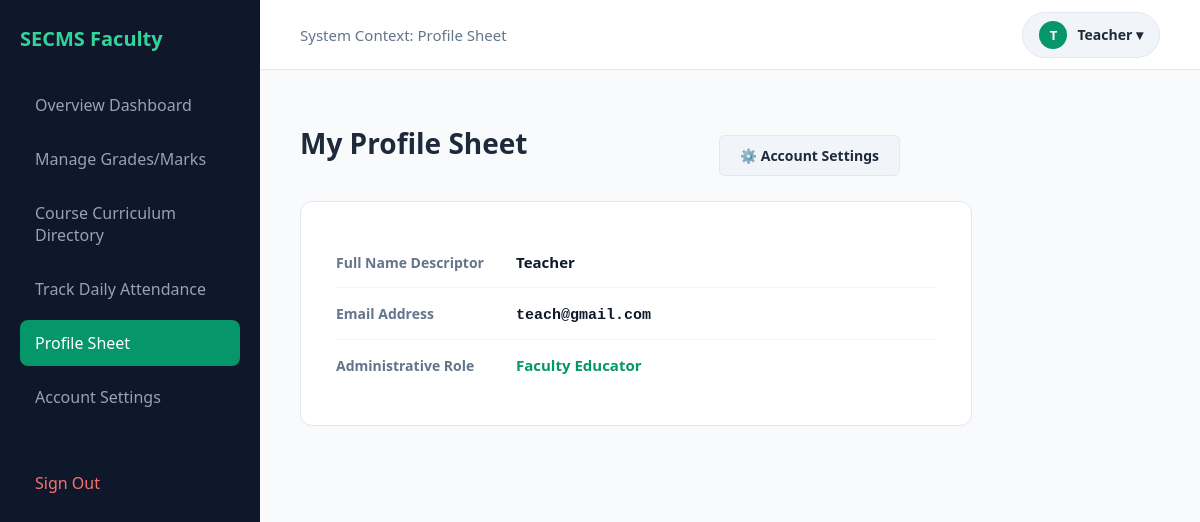
The page /faculty_profile.php (signed in) on the database its author committed.
### tables this page shows
CREATE TABLE `users` (
  `id` int(11) NOT NULL,
  `username` varchar(50) NOT NULL,
  `password` varchar(255) NOT NULL,
  `email` varchar(100) NOT NULL,
  `role` enum('admin','faculty','student') NOT NULL,
  `status` enum('pending','approved') DEFAULT 'pending',
  `created_at` timestamp NOT NULL DEFAULT current_timestamp(),
  `course_code` varchar(20) DEFAULT NULL,
  `batch_id` int(11) DEFAULT NULL
);

### faculty_profile.php (the view, shortened to what this page needs)
<?php
include 'db_connect.php';
$faculty_id = $_SESSION['user_id'];
$query = $conn->query("SELECT * FROM users WHERE id = $faculty_id");
$user_data = $query->fetch_assoc();
$faculty_name = $user_data['username'] ?? 'Faculty Member';
$email = $user_data['email'] ?? 'N/A';
?>
<!DOCTYPE html>
<html lang="en">
<head>
</head>
<body>
<div class="sidebar">
    <h3>SECMS Faculty</h3>
    <a href="faculty_dashboard.php">Overview Dashboard</a>
    <a href="faculty_marks.php">Manage Grades/Marks</a>
    <a href="faculty_curriculum.php">Course Curriculum Directory</a>
    <a href="faculty_attendance.php">Track Daily Attendance</a>
    <a href="faculty_profile.php" class="active">Profile Sheet</a>
    <a href="profile.php">Account Settings</a>
    <a href="logout.php" style="color: #f87171; margin-top: 40px; display: block;">Sign Out</a>
</div>
<div class="workspace">
    <header class="top-header">
        <div style="font-size: 15px; font-weight: 500; color: #64748b;">System Context: <span>Profile Sheet</span></div>
        <div class="profile-menu" style="position: relative; display: inline-block;">
            <div class="profile-trigger" style="display: flex; align-items: center; gap: 10px; background: #f1f5f9; padding: 8px 16px; border-radius: 50px; cursor: pointer; font-weight: 600; font-size: 14px; border: 1px solid var(--border);" onclick="var d = document.getElementById('fac-drop'); d.style.display = d.style.display === 'block' ? 'none' : 'block';">
                <div style="width: 28px; height: 28px; background: var(--accent); color: white; border-radius: 50%; display: flex; align-items: center; justify-content: center; font-size: 13px;">
                    <?php echo strtoupper(substr($faculty_name, 0, 1)); ?>
                </div>
                <?php echo htmlspecialchars($faculty_name); ?> ▾
            </div>
        </div>
    </header>
    <main class="main-content">
        <div style="display: flex; justify-content: space-between; align-items: center; max-width: 600px; margin-bottom: 25px;">
            <h1 style="margin: 0; font-size: 28px;">My Profile Sheet</h1>
            <a href="profile.php" class="btn-settings">⚙️ Account Settings</a>
        </div>
        <div class="profile-card">
            <div class="meta-row">
                <div class="meta-label">Full Name Descriptor</div>
                <div class="meta-val"><?php echo htmlspecialchars($faculty_name); ?></div>
            </div>
            <div class="meta-row">
                <div class="meta-label">Email Address</div>
                <div class="meta-val"><code><?php echo htmlspecialchars($email); ?></code></div>
            </div>
            <div class="meta-row">
                <div class="meta-label">Administrative Role</div>
                <div class="meta-val" style="color: var(--accent);">Faculty Educator</div>
            </div>
        </div>
    </main>
</div>
</body>
</html>

### faculty_profile.php (style rules this page uses)
:root { --primary: #0f172a; --accent: #059669; --bg: #f8fafc; --card: #ffffff; --border: #e2e8f0; --text: #1e293b; }
body { font-family: 'Segoe UI', system-ui, sans-serif; background: var(--bg); color: var(--text); margin: 0; display: flex; min-height: 100vh; }
.sidebar { width: 260px; background: var(--primary); color: white; padding: 25px 20px; box-sizing: border-box; flex-shrink: 0; }
.sidebar h3 { margin: 0 0 30px 0; color: #34d399; font-size: 20px; }
.sidebar a { display: block; color: #94a3b8; text-decoration: none; padding: 12px 15px; border-radius: 8px; margin-bottom: 8px; font-weight: 500; transition: all 0.2s; }
.sidebar a:hover, .sidebar a.active { background: #1e293b; color: white; }
.sidebar a.active { background: var(--accent); }
.workspace { flex: 1; display: flex; flex-direction: column; min-width: 0; }
.top-header { background: var(--card); height: 70px; border-bottom: 1px solid var(--border); display: flex; justify-content: space-between; align-items: center; padding: 0 40px; box-sizing: border-box; }
.main-content { padding: 40px; box-sizing: border-box; }
.profile-card { background: var(--card); border: 1px solid var(--border); padding: 35px; border-radius: 12px; max-width: 600px; box-shadow: 0 1px 3px rgba(0,0,0,0.02); }
.meta-row { display: flex; padding: 15px 0; border-bottom: 1px solid #f1f5f9; align-items: center; }
.meta-row:last-child { border-bottom: none; }
.meta-label { width: 180px; font-weight: 600; color: #64748b; font-size: 14px; }
.meta-val { font-weight: 700; color: #0f172a; font-size: 15px; }
.btn-settings { display: inline-block; background: #f1f5f9; color: var(--text); border: 1px solid var(--border); padding: 10px 20px; border-radius: 6px; text-decoration: none; font-weight: 600; font-size: 14px; margin-top: 25px; transition: 0.2s; }

### rows shown on the page
users: username "T", username "Teacher", email "teach@gmail.com"
